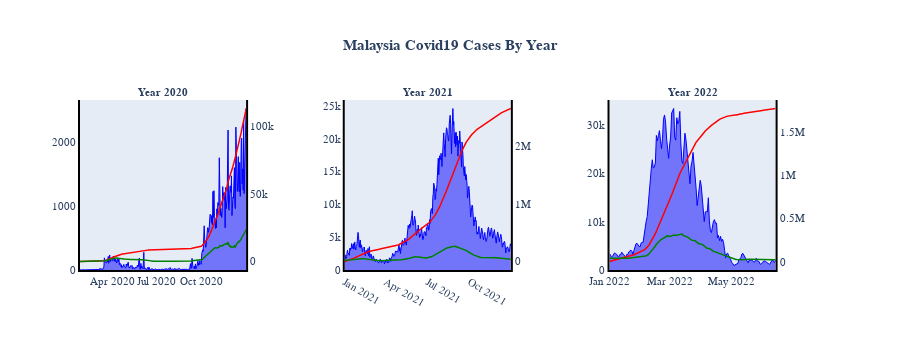

The notebook cell saved with this chart:
### Code cell
fig = make_subplots(rows=1, cols=3, specs=[[{'secondary_y': True}, {'secondary_y': True},
                                            {'secondary_y': True}]],
                    
subplot_titles=('<b>Year 2020</b>',
                '<b>Year 2021</b>',
                '<b>Year 2022</b>'))

fig.add_trace(go.Scatter(x = df_2020['date'], y = df_2020['cases_new'], 
                         fill='tozeroy',mode='lines', name = 'Daily Cases',
                         line = dict(color='blue', width=1)), secondary_y=False, row=1, col=1)
fig.add_trace(go.Scatter(x = df_2020['date'], y = df_2020['cum_2020'], name = 'Cumulative Cases',
               line = dict(color='red', width=1.5)), secondary_y=True, row=1, col=1)
fig.add_trace(go.Scatter(x = df_2020['date'], y = df_2020['cases_active'], name = 'Active Cases',
               line = dict(color='green', width=1.5)), secondary_y=True, row=1, col=1)

fig.add_trace(go.Scatter(x = df_2021['date'], y = df_2021['cases_new'], 
                         fill='tozeroy',mode='lines', name = 'Cases Daily',
                         line = dict(color='blue', width=1)), secondary_y=False, row=1, col=2)
fig.add_trace(go.Scatter(x = df_2021['date'], y = df_2021['cum_2021'], name = 'Cases',
               line = dict(color='red', width=1.5)), secondary_y=True, row=1, col=2)
fig.add_trace(go.Scatter(x = df_2021['date'], y = df_2021['cases_active'], name = 'Active Cases',
               line = dict(color='green', width=1.5)), secondary_y=True, row=1, col=2)

fig.add_trace(go.Scatter(x = df_2022['date'], y = df_2022['cases_new'], 
                         fill='tozeroy',mode='lines', name = 'Daily Cases',
                         line = dict(color='blue', width=1)), secondary_y=False, row=1, col=3)
fig.add_trace(go.Scatter(x = df_2022['date'], y = df_2022['cum_2022'], name = 'Cumulative Cases',
               line = dict(color='red', width=1.5)), secondary_y=True, row=1, col=3)
fig.add_trace(go.Scatter(x = df_2022['date'], y = df_2022['cases_active'], name = 'Active Cases',
               line = dict(color='green', width=1.5)), secondary_y=True, row=1, col=3)

fig.update_layout(title_text='<b>Malaysia Covid19 Cases By Year</b>',title_x=0.5,
                  showlegend=False,height=350)
fig.update_xaxes(title_text='')
#Update Fonts & Size
fig.update_annotations(font=dict(family="Helvetica", size=11))
fig.update_layout(font=dict(family="Helvetica", size=11))
#fig.update_layout(height=350,showlegend=False)
fig.update_xaxes(showgrid=False, zeroline=False, showline=True, linewidth=2, linecolor='black')
fig.update_yaxes(showgrid=False, zeroline=False, showline=True, linewidth=2, linecolor='black')

#Plotting the graph
fig.show()

### Figure 1 — Plotly figure (JSON) as saved in the notebook; plotly's stock layout.template omitted (floating-point values rounded to 4 significant figures; data arrays with more than 128 entries replaced by an {"elided": "..."} marker saying what was removed)
{"data": [{"fill": "tozeroy", "line": {"color": "blue", "width": 1}, "mode": "lines", "name": "Daily Cases", "type": "scatter", "x": {"elided": "342 str values"}, "xaxis": "x", "y": {"elided": "342 int values"}, "yaxis": "y"}, {"line": {"color": "red", "width": 1.5}, "name": "Cumulative Cases", "type": "scatter", "x": {"elided": "342 str values"}, "xaxis": "x", "y": {"elided": "342 int values"}, "yaxis": "y2"}, {"line": {"color": "green", "width": 1.5}, "name": "Active Cases", "type": "scatter", "x": {"elided": "342 str values"}, "xaxis": "x", "y": {"elided": "342 int values"}, "yaxis": "y2"}, {"fill": "tozeroy", "line": {"color": "blue", "width": 1}, "mode": "lines", "name": "Cases Daily", "type": "scatter", "x": {"elided": "365 str values"}, "xaxis": "x2", "y": {"elided": "365 int values"}, "yaxis": "y3"}, {"line": {"color": "red", "width": 1.5}, "name": "Cases", "type": "scatter", "x": {"elided": "365 str values"}, "xaxis": "x2", "y": {"elided": "365 int values"}, "yaxis": "y4"}, {"line": {"color": "green", "width": 1.5}, "name": "Active Cases", "type": "scatter", "x": {"elided": "365 str values"}, "xaxis": "x2", "y": {"elided": "365 int values"}, "yaxis": "y4"}, {"fill": "tozeroy", "line": {"color": "blue", "width": 1}, "mode": "lines", "name": "Daily Cases", "type": "scatter", "x": {"elided": "164 str values"}, "xaxis": "x3", "y": {"elided": "164 int values"}, "yaxis": "y5"}, {"line": {"color": "red", "width": 1.5}, "name": "Cumulative Cases", "type": "scatter", "x": {"elided": "164 str values"}, "xaxis": "x3", "y": {"elided": "164 int values"}, "yaxis": "y6"}, {"line": {"color": "green", "width": 1.5}, "name": "Active Cases", "type": "scatter", "x": {"elided": "164 str values"}, "xaxis": "x3", "y": {"elided": "164 int values"}, "yaxis": "y6"}], "layout": {"annotations": [{"font": {"family": "Helvetica", "size": 11}, "showarrow": false, "text": "<b>Year 2020</b>", "x": 0.1122, "xanchor": "center", "xref": "paper", "y": 1, "yanchor": "bottom", "yref": "paper"}, {"font": {"family": "Helvetica", "size": 11}, "showarrow": false, "text": "<b>Year 2021</b>", "x": 0.47, "xanchor": "center", "xref": "paper", "y": 1, "yanchor": "bottom", "yref": "paper"}, {"font": {"family": "Helvetica", "size": 11}, "showarrow": false, "text": "<b>Year 2022</b>", "x": 0.8278, "xanchor": "center", "xref": "paper", "y": 1, "yanchor": "bottom", "yref": "paper"}], "font": {"family": "Helvetica", "size": 11}, "height": 350, "showlegend": false, "title": {"text": "<b>Malaysia Covid19 Cases By Year</b>", "x": 0.5}, "xaxis": {"anchor": "y", "domain": [0, 0.2244], "linecolor": "black", "linewidth": 2, "showgrid": false, "showline": true, "title": {"text": ""}, "zeroline": false}, "xaxis2": {"anchor": "y3", "domain": [0.3578, 0.5822], "linecolor": "black", "linewidth": 2, "showgrid": false, "showline": true, "title": {"text": ""}, "zeroline": false}, "xaxis3": {"anchor": "y5", "domain": [0.7156, 0.94], "linecolor": "black", "linewidth": 2, "showgrid": false, "showline": true, "title": {"text": ""}, "zeroline": false}, "yaxis": {"anchor": "x", "domain": [0, 1], "linecolor": "black", "linewidth": 2, "showgrid": false, "showline": true, "zeroline": false}, "yaxis2": {"anchor": "x", "linecolor": "black", "linewidth": 2, "overlaying": "y", "showgrid": false, "showline": true, "side": "right", "zeroline": false}, "yaxis3": {"anchor": "x2", "domain": [0, 1], "linecolor": "black", "linewidth": 2, "showgrid": false, "showline": true, "zeroline": false}, "yaxis4": {"anchor": "x2", "linecolor": "black", "linewidth": 2, "overlaying": "y3", "showgrid": false, "showline": true, "side": "right", "zeroline": false}, "yaxis5": {"anchor": "x3", "domain": [0, 1], "linecolor": "black", "linewidth": 2, "showgrid": false, "showline": true, "zeroline": false}, "yaxis6": {"anchor": "x3", "linecolor": "black", "linewidth": 2, "overlaying": "y5", "showgrid": false, "showline": true, "side": "right", "zeroline": false}}}
